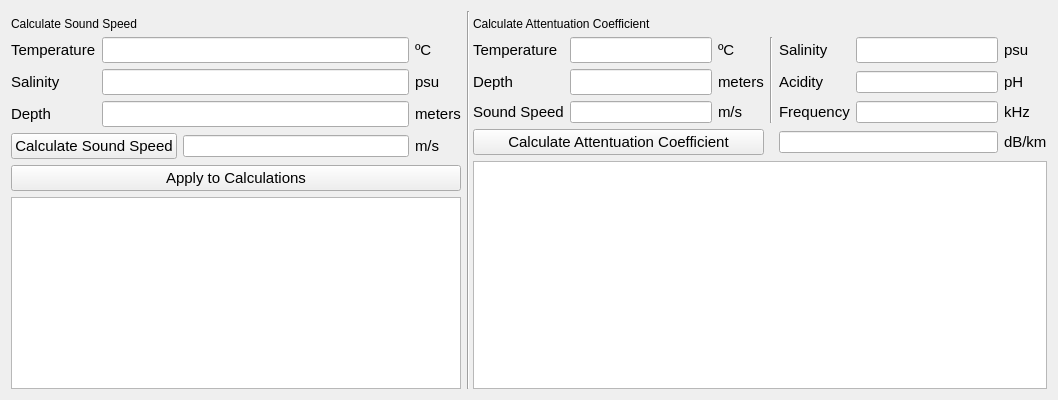
     <widget class="QWidget" name="tab_2">
      <attribute name="title">
       <string>Sound Speed and Attenuation Coefficient Calculator</string>
      </attribute>
      <layout class="QGridLayout" name="gridLayout_6">
       <item row="0" column="1" rowspan="3" colspan="2">
        <widget class="Line" name="line_3">
         <property name="orientation">
          <enum>Qt::Vertical</enum>
         </property>
        </widget>
       </item>
       <item row="1" column="0">
        <layout class="QGridLayout" name="gridLayout_3">
         <item row="0" column="0" colspan="2">
          <widget class="QLabel" name="label_32">
           <property name="text">
            <string>Calculate Sound Speed</string>
           </property>
          </widget>
         </item>
         <item row="1" column="0">
          <widget class="QLabel" name="label_28">
           <property name="font">
            <font>
             <pointsize>11</pointsize>
            </font>
           </property>
           <property name="text">
            <string>Temperature</string>
           </property>
          </widget>
         </item>
         <item row="1" column="1" colspan="2">
          <widget class="QLineEdit" name="tempSS">
           <property name="font">
            <font>
             <pointsize>11</pointsize>
            </font>
           </property>
          </widget>
         </item>
         <item row="1" column="3">
          <widget class="QLabel" name="label_22">
           <property name="font">
            <font>
             <pointsize>11</pointsize>
            </font>
           </property>
           <property name="text">
            <string>ºC</string>
           </property>
          </widget>
         </item>
         <item row="2" column="0">
          <widget class="QLabel" name="label_27">
           <property name="font">
            <font>
             <pointsize>11</pointsize>
            </font>
           </property>
           <property name="text">
            <string>Salinity</string>
           </property>
          </widget>
         </item>
         <item row="2" column="1" colspan="2">
          <widget class="QLineEdit" name="salinitySS">
           <property name="font">
            <font>
             <pointsize>11</pointsize>
            </font>
           </property>
          </widget>
         </item>
         <item row="2" column="3">
          <widget class="QLabel" name="label_23">
           <property name="font">
            <font>
             <pointsize>11</pointsize>
            </font>
           </property>
           <property name="text">
            <string>psu</string>
           </property>
          </widget>
         </item>
         <item row="3" column="0">
          <widget class="QLabel" name="label_24">
           <property name="font">
            <font>
             <pointsize>11</pointsize>
            </font>
           </property>
           <property name="text">
            <string>Depth</string>
           </property>
          </widget>
         </item>
         <item row="3" column="1" colspan="2">
          <widget class="QLineEdit" name="depthSS">
           <property name="font">
            <font>
             <pointsize>11</pointsize>
            </font>
           </property>
          </widget>
         </item>
         <item row="3" column="3">
          <widget class="QLabel" name="label_34">
           <property name="font">
            <font>
             <pointsize>11</pointsize>
            </font>
           </property>
           <property name="text">
            <string>meters</string>
           </property>
          </widget>
         </item>
         <item row="4" column="0" colspan="2">
          <widget class="QPushButton" name="soundSpeedCalcButton">
           <property name="font">
            <font>
             <pointsize>11</pointsize>
            </font>
           </property>
           <property name="text">
            <string>Calculate Sound Speed</string>
           </property>
          </widget>
         </item>
         <item row="4" column="2">
          <widget class="QLineEdit" name="soundSpeedResults"/>
         </item>
         <item row="4" column="3">
          <widget class="QLabel" name="label_45">
           <property name="font">
            <font>
             <pointsize>11</pointsize>
            </font>
           </property>
           <property name="text">
            <string>m/s</string>
           </property>
          </widget>
         </item>
         <item row="5" column="0" colspan="4">
          <widget class="QPushButton" name="applySSButton">
           <property name="maximumSize">
            <size>
             <width>16777215</width>
             <height>16777215</height>
            </size>
           </property>
           <property name="font">
            <font>
             <pointsize>11</pointsize>
            </font>
           </property>
           <property name="text">
            <string>Apply to Calculations</string>
           </property>
          </widget>
         </item>
        </layout>
       </item>
       <item row="1" column="2" rowspan="2">
        <layout class="QGridLayout" name="gridLayout_5">
         <item row="0" column="0">
          <layout class="QGridLayout" name="gridLayout_4">
           <item row="0" column="0" colspan="2">
            <widget class="QLabel" name="label_33">
             <property name="text">
              <string>Calculate Attentuation Coefficient</string>
             </property>
            </widget>
           </item>
           <item row="1" column="0">
            <widget class="QLabel" name="label_53">
             <property name="font">
              <font>
               <pointsize>11</pointsize>
              </font>
             </property>
             <property name="text">
              <string>Temperature</string>
             </property>
            </widget>
           </item>
           <item row="1" column="1">
            <widget class="QLineEdit" name="tempAlpha">
             <property name="font">
              <font>
               <pointsize>11</pointsize>
              </font>
             </property>
            </widget>
           </item>
           <item row="1" column="2">
            <widget class="QLabel" name="label_51">
             <property name="font">
              <font>
               <pointsize>11</pointsize>
              </font>
             </property>
             <property name="text">
              <string>ºC</string>
             </property>
            </widget>
           </item>
           <item row="1" column="3" rowspan="3">
            <widget class="Line" name="line_5">
             <property name="orientation">
              <enum>Qt::Vertical</enum>
             </property>
            </widget>
           </item>
           <item row="1" column="4">
            <widget class="QLabel" name="label_50">
             <property name="font">
              <font>
               <pointsize>11</pointsize>
              </font>
             </property>
             <property name="text">
              <string>Salinity</string>
             </property>
            </widget>
           </item>
           <item row="1" column="5">
            <widget class="QLineEdit" name="salinityAlpha">
             <property name="font">
              <font>
               <pointsize>11</pointsize>
              </font>
             </property>
            </widget>
           </item>
           <item row="1" column="6">
            <widget class="QLabel" name="label_47">
             <property name="font">
              <font>
               <pointsize>11</pointsize>
              </font>
             </property>
             <property name="text">
              <string>psu</string>
             </property>
            </widget>
           </item>
           <item row="2" column="0">
            <widget class="QLabel" name="label_48">
             <property name="font">
              <font>
               <pointsize>11</pointsize>
              </font>
             </property>
             <property name="text">
              <string>Depth</string>
             </property>
            </widget>
           </item>
           <item row="2" column="1">
            <widget class="QLineEdit" name="depthAlpha">
             <property name="font">
              <font>
               <pointsize>11</pointsize>
              </font>
             </property>
            </widget>
           </item>
           <item row="2" column="2">
            <widget class="QLabel" name="label_49">
             <property name="font">
              <font>
               <pointsize>11</pointsize>
              </font>
             </property>
             <property name="text">
              <string>meters</string>
             </property>
            </widget>
           </item>
           <item row="2" column="4">
            <widget class="QLabel" name="label_54">
             <property name="font">
              <font>
               <pointsize>11</pointsize>
              </font>
             </property>
             <property name="text">
              <string>Acidity</string>
             </property>
            </widget>
           </item>
           <item row="2" column="5">
            <widget class="QLineEdit" name="phAlpha"/>
           </item>
           <item row="2" column="6">
            <widget class="QLabel" name="label_26">
             <property name="font">
              <font>
               <pointsize>11</pointsize>
              </font>
             </property>
             <property name="text">
              <string>pH</string>
             </property>
            </widget>
           </item>
           <item row="3" column="0">
            <widget class="QLabel" name="label_31">
             <property name="font">
              <font>
               <pointsize>11</pointsize>
              </font>
             </property>
             <property name="text">
              <string>Sound Speed</string>
             </property>
            </widget>
           </item>
           <item row="3" column="1">
            <widget class="QLineEdit" name="soundSpeedAlpha"/>
           </item>
           <item row="3" column="2">
            <widget class="QLabel" name="label_46">
             <property name="font">
              <font>
               <pointsize>11</pointsize>
              </font>
             </property>
             <property name="text">
              <string>m/s</string>
             </property>
            </widget>
           </item>
           <item row="3" column="4">
            <widget class="QLabel" name="label_25">
             <property name="font">
              <font>
               <pointsize>11</pointsize>
              </font>
             </property>
             <property name="text">
              <string>Frequency</string>
             </property>
            </widget>
           </item>
           <item row="3" column="5">
            <widget class="QLineEdit" name="freqAlpha"/>
           </item>
           <item row="3" column="6">
            <widget class="QLabel" name="label_29">
             <property name="font">
              <font>
               <pointsize>11</pointsize>
              </font>
             </property>
             <property name="text">
              <string>kHz</string>
             </property>
            </widget>
           </item>
           <item row="4" column="4" colspan="2">
            <widget class="QLineEdit" name="alphaResults"/>
           </item>
           <item row="4" column="6">
            <widget class="QLabel" name="label_52">
             <property name="font">
              <font>
               <pointsize>11</pointsize>
              </font>
             </property>
             <property name="text">
              <string>dB/km</string>
             </property>
            </widget>
           </item>
           <item row="4" column="0" colspan="3">
            <widget class="QPushButton" name="alphaCalcButton">
             <property name="font">
              <font>
               <pointsize>11</pointsize>
              </font>
             </property>
             <property name="text">
              <string>Calculate Attentuation Coefficient</string>
             </property>
            </widget>
           </item>
          </layout>
         </item>
         <item row="1" column="0">
          <widget class="mplwidget" name="alphaFig"/>
         </item>
        </layout>
       </item>
       <item row="2" column="0">
        <widget class="mplwidget" name="soundSpeedFig">
         <property name="minimumSize">
          <size>
           <width>450</width>
           <height>0</height>
          </size>
         </property>
        </widget>
       </item>
      </layout>
     </widget>
